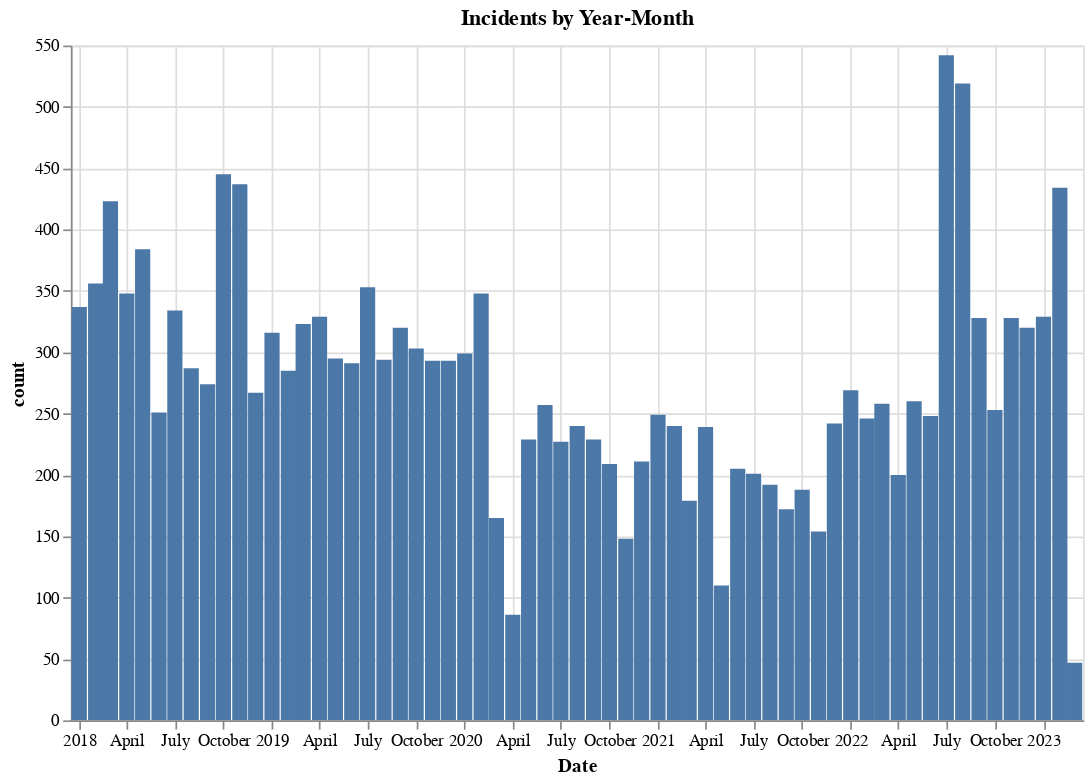

The cell this chart's notebook holds for it:
### Code cell
base = alt.Chart(counts).mark_bar(size=9).encode(
    alt.X('incident_date:T',title='Date'),
    y='count',
    tooltip = [alt.Tooltip('incident_date_2',title = 'Date'),alt.Tooltip('count',title='Drug Arrests')]
).properties(
    width=600,
    height=400,
    title='Incidents by Year-Month'
)

base.interactive()

### Figure 1 — Vega-Lite specification as saved in the notebook (floating-point values rounded to 4 significant figures)
{"config": {"view": {"continuousWidth": 400, "continuousHeight": 300}}, "data": {"name": "data-09fa555d1c83c8a82b8855af93d836e2"}, "mark": {"type": "bar", "size": 9}, "encoding": {"tooltip": [{"field": "incident_date_2", "title": "Date", "type": "nominal"}, {"field": "count", "title": "Drug Arrests", "type": "quantitative"}], "x": {"field": "incident_date", "title": "Date", "type": "temporal"}, "y": {"field": "count", "type": "quantitative"}}, "height": 400, "selection": {"selector001": {"type": "interval", "bind": "scales", "encodings": ["x", "y"]}}, "title": "Incidents by Year-Month", "width": 600, "$schema": "https://vega.github.io/schema/vega-lite/v4.17.0.json", "datasets": {"data-09fa555d1c83c8a82b8855af93d836e2": [{"incident_date": "2018-01", "count": 337, "incident_date_2": "2018-01"}, {"incident_date": "2018-02", "count": 356, "incident_date_2": "2018-02"}, {"incident_date": "2018-03", "count": 423, "incident_date_2": "2018-03"}, {"incident_date": "2018-04", "count": 348, "incident_date_2": "2018-04"}, {"incident_date": "2018-05", "count": 384, "incident_date_2": "2018-05"}, {"incident_date": "2018-06", "count": 251, "incident_date_2": "2018-06"}, {"incident_date": "2018-07", "count": 334, "incident_date_2": "2018-07"}, {"incident_date": "2018-08", "count": 287, "incident_date_2": "2018-08"}, {"incident_date": "2018-09", "count": 274, "incident_date_2": "2018-09"}, {"incident_date": "2018-10", "count": 445, "incident_date_2": "2018-10"}, {"incident_date": "2018-11", "count": 437, "incident_date_2": "2018-11"}, {"incident_date": "2018-12", "count": 267, "incident_date_2": "2018-12"}, {"incident_date": "2019-01", "count": 316, "incident_date_2": "2019-01"}, {"incident_date": "2019-02", "count": 285, "incident_date_2": "2019-02"}, {"incident_date": "2019-03", "count": 323, "incident_date_2": "2019-03"}, {"incident_date": "2019-04", "count": 329, "incident_date_2": "2019-04"}, {"incident_date": "2019-05", "count": 295, "incident_date_2": "2019-05"}, {"incident_date": "2019-06", "count": 291, "incident_date_2": "2019-06"}, {"incident_date": "2019-07", "count": 353, "incident_date_2": "2019-07"}, {"incident_date": "2019-08", "count": 294, "incident_date_2": "2019-08"}, {"incident_date": "2019-09", "count": 320, "incident_date_2": "2019-09"}, {"incident_date": "2019-10", "count": 303, "incident_date_2": "2019-10"}, {"incident_date": "2019-11", "count": 293, "incident_date_2": "2019-11"}, {"incident_date": "2019-12", "count": 293, "incident_date_2": "2019-12"}, {"incident_date": "2020-01", "count": 299, "incident_date_2": "2020-01"}, {"incident_date": "2020-02", "count": 348, "incident_date_2": "2020-02"}, {"incident_date": "2020-03", "count": 165, "incident_date_2": "2020-03"}, {"incident_date": "2020-04", "count": 86, "incident_date_2": "2020-04"}, {"incident_date": "2020-05", "count": 229, "incident_date_2": "2020-05"}, {"incident_date": "2020-06", "count": 257, "incident_date_2": "2020-06"}, {"incident_date": "2020-07", "count": 227, "incident_date_2": "2020-07"}, {"incident_date": "2020-08", "count": 240, "incident_date_2": "2020-08"}, {"incident_date": "2020-09", "count": 229, "incident_date_2": "2020-09"}, {"incident_date": "2020-10", "count": 209, "incident_date_2": "2020-10"}, {"incident_date": "2020-11", "count": 148, "incident_date_2": "2020-11"}, {"incident_date": "2020-12", "count": 211, "incident_date_2": "2020-12"}, {"incident_date": "2021-01", "count": 249, "incident_date_2": "2021-01"}, {"incident_date": "2021-02", "count": 240, "incident_date_2": "2021-02"}, {"incident_date": "2021-03", "count": 179, "incident_date_2": "2021-03"}, {"incident_date": "2021-04", "count": 239, "incident_date_2": "2021-04"}, {"incident_date": "2021-05", "count": 110, "incident_date_2": "2021-05"}, {"incident_date": "2021-06", "count": 205, "incident_date_2": "2021-06"}, {"incident_date": "2021-07", "count": 201, "incident_date_2": "2021-07"}, {"incident_date": "2021-08", "count": 192, "incident_date_2": "2021-08"}, {"incident_date": "2021-09", "count": 172, "incident_date_2": "2021-09"}, {"incident_date": "2021-10", "count": 188, "incident_date_2": "2021-10"}, {"incident_date": "2021-11", "count": 154, "incident_date_2": "2021-11"}, {"incident_date": "2021-12", "count": 242, "incident_date_2": "2021-12"}, {"incident_date": "2022-01", "count": 269, "incident_date_2": "2022-01"}, {"incident_date": "2022-02", "count": 246, "incident_date_2": "2022-02"}, {"incident_date": "2022-03", "count": 258, "incident_date_2": "2022-03"}, {"incident_date": "2022-04", "count": 200, "incident_date_2": "2022-04"}, {"incident_date": "2022-05", "count": 260, "incident_date_2": "2022-05"}, {"incident_date": "2022-06", "count": 248, "incident_date_2": "2022-06"}, {"incident_date": "2022-07", "count": 542, "incident_date_2": "2022-07"}, {"incident_date": "2022-08", "count": 519, "incident_date_2": "2022-08"}, {"incident_date": "2022-09", "count": 328, "incident_date_2": "2022-09"}, {"incident_date": "2022-10", "count": 253, "incident_date_2": "2022-10"}, {"incident_date": "2022-11", "count": 328, "incident_date_2": "2022-11"}, {"incident_date": "2022-12", "count": 320, "incident_date_2": "2022-12"}, {"incident_date": "2023-01", "count": 329, "incident_date_2": "2023-01"}, {"incident_date": "2023-02", "count": 434, "incident_date_2": "2023-02"}, {"incident_date": "2023-03", "count": 47, "incident_date_2": "2023-03"}]}}
